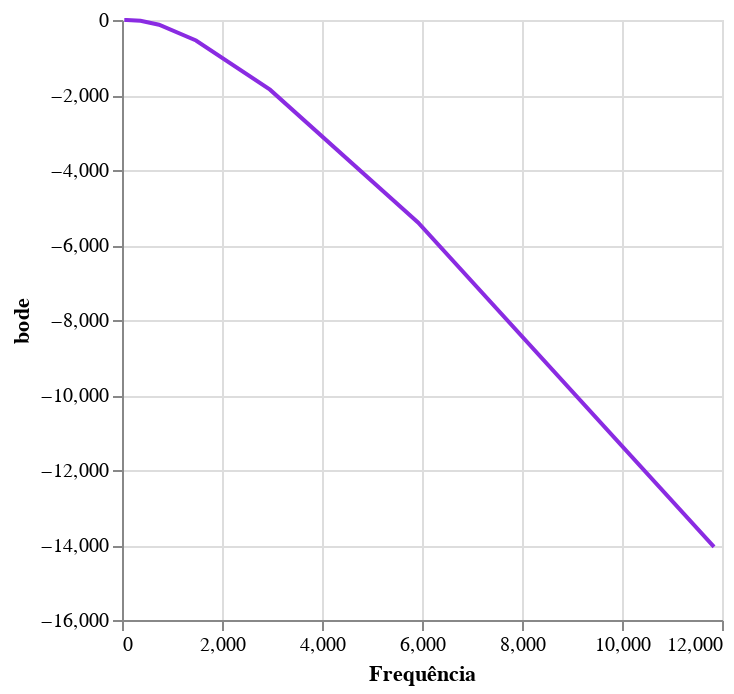
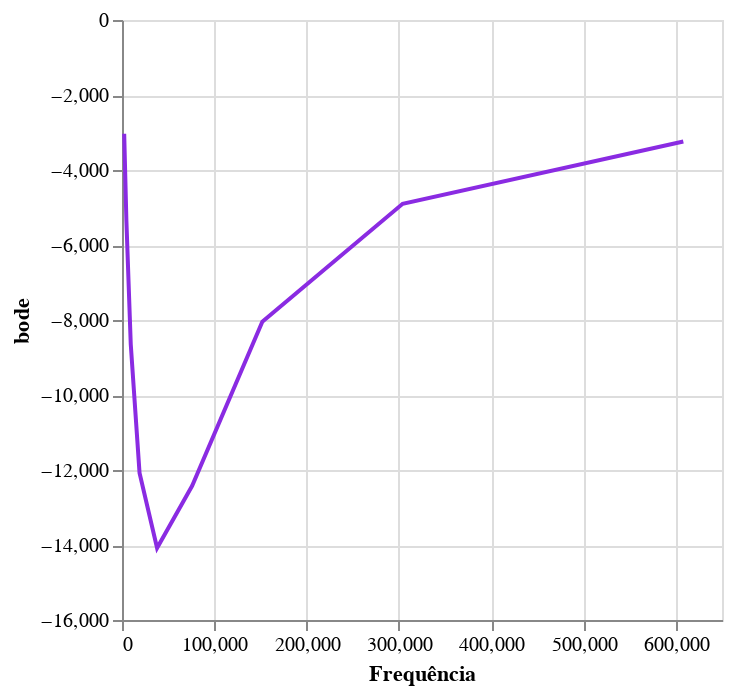

Notebook code cell kept with these figures, in order:
### Code cell
def bode_ganho(list_freq,A_vc,A_vg):
    data = pd.DataFrame()
    data["freq"] = list_freq
    lista_bode = []
    for i in range(len(list_freq)):
        lista_bode.append(list_freq[i] * np.log10(A_vc[i]/A_vg[i]))
    data["bode"] = lista_bode
    return data

graph(bode_ganho(frequencia_rc,amplitude_vc_rc,amplitude_vg_rc)).display()
graph(bode_ganho(frequencia_rl,amplitdue_vl_rl,amplitude_vg_rl))

### Figure 1 — Vega-Lite specification as saved in the notebook (floating-point values rounded to 4 significant figures)
{"config": {"view": {"continuousWidth": 300, "continuousHeight": 300}}, "data": {"name": "data-4cfeb6ffb66923662151325cf60be0d4"}, "mark": {"type": "line", "color": "blueviolet"}, "encoding": {"x": {"field": "freq", "title": "Frequência", "type": "quantitative"}, "y": {"field": "bode", "type": "quantitative"}}, "$schema": "https://vega.github.io/schema/vega-lite/v5.20.1.json", "datasets": {"data-4cfeb6ffb66923662151325cf60be0d4": [{"freq": 46.25, "bode": -0.2425}, {"freq": 92.5, "bode": -0.8116}, {"freq": 185.0, "bode": -4.29}, {"freq": 370.0, "bode": -22.85}, {"freq": 740.0, "bode": -125.2}, {"freq": 1480.0, "bode": -547.2}, {"freq": 2960.0, "bode": -1857.0}, {"freq": 5920.0, "bode": -5399.0}, {"freq": 11840.0, "bode": -14050.0}]}}

### Figure 2 — Vega-Lite specification as saved in the notebook (floating-point values rounded to 4 significant figures)
{"config": {"view": {"continuousWidth": 300, "continuousHeight": 300}}, "data": {"name": "data-84f47eac0692cae87088d96a19b17629"}, "mark": {"type": "line", "color": "blueviolet"}, "encoding": {"x": {"field": "freq", "title": "Frequência", "type": "quantitative"}, "y": {"field": "bode", "type": "quantitative"}}, "$schema": "https://vega.github.io/schema/vega-lite/v5.20.1.json", "datasets": {"data-84f47eac0692cae87088d96a19b17629": [{"freq": 2375.0, "bode": -3033.0}, {"freq": 4751.0, "bode": -5347.0}, {"freq": 9502.0, "bode": -8654.0}, {"freq": 19000.0, "bode": -12080.0}, {"freq": 38010.0, "bode": -14080.0}, {"freq": 76010.0, "bode": -12420.0}, {"freq": 152000.0, "bode": -8048.0}, {"freq": 304000.0, "bode": -4901.0}, {"freq": 608100.0, "bode": -3240.0}]}}
